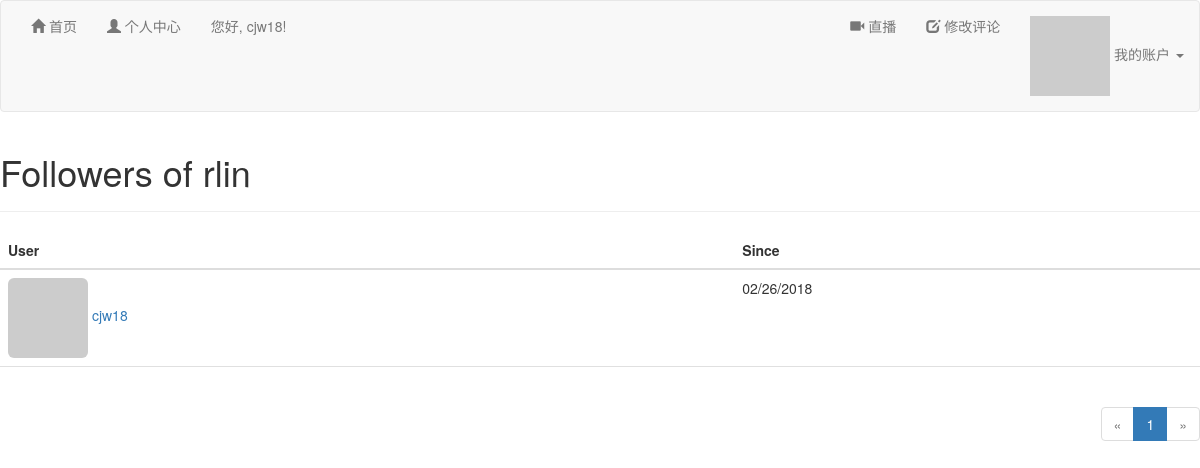
The app's page /followers/rlin (signed in) with its own data.
### app/models.py (models this page shows, shortened)
class User(UserMixin, db.Model):
    __tablename__ = 'users'
    id = db.Column(db.Integer, primary_key=True)
    email = db.Column(db.String(64), unique=True, index=True)
    username = db.Column(db.String(64), unique=True, index=True)
    role_id = db.Column(db.Integer, db.ForeignKey('roles.id'))
    password_hash = db.Column(db.String(128))
    confirmed = db.Column(db.Boolean, default=False)
    name = db.Column(db.String(64))
    location = db.Column(db.String(64))
    about_me = db.Column(db.Text())
    member_since = db.Column(db.DateTime(), default=datetime.utcnow)
    last_seen = db.Column(db.DateTime(), default=datetime.utcnow)
    avatar_hash = db.Column(db.String(32))
    posts = db.relationship('Post', backref='author', lazy='dynamic')
    followed = db.relationship('Follow',  # 被关注者
                               foreign_keys=[Follow.follower_id],
                               backref=db.backref('follower', lazy='joined'),
                               lazy='dynamic',
                               cascade='all, delete-orphan')
    followers = db.relationship('Follow',  # 关注者
                                foreign_keys=[Follow.followed_id],
                                backref=db.backref('followed', lazy='joined'),
                                lazy='dynamic',
                                cascade='all, delete-orphan')
    comments = db.relationship('Comment', backref='author', lazy='dynamic')
    def can(self, perm):
        r = self.role is not None and \
            (self.role.permissions & perm) == perm  # and self.role.has_permission(perm)
        return r
    def ping(self):
        self.last_seen = datetime.utcnow()
        db.session.add(self)
    def gravatar_hash(self):
        return hashlib.md5(self.email.lower().encode('utf-8')).hexdigest()
    def gravatar(self, size=100, default='identicon', rating='g'):
        url = 'https://secure.gravatar.com/avatar'
        hash = self.avatar_hash or self.gravatar_hash()
        return '{url}/{hash}?s={size}&d={default}&r={rating}'.format(
            url=url, hash=hash, size=size, default=default, rating=rating)
    @property
    def password(self):
        raise AttributeError('password is not a readable attribute')

class Follow(db.Model):
    __tablename__ = 'follows'
    follower_id = db.Column(db.Integer, db.ForeignKey('users.id'),
                            primary_key=True)
    followed_id = db.Column(db.Integer, db.ForeignKey('users.id'),
                            primary_key=True)
    timestamp = db.Column(db.DateTime, default=datetime.utcnow)

### app/main/views.py (the view)
@main.route('/followers/<username>')
def followers(username):
    user = User.query.filter_by(username=username).first()
    if user is None:
        flash('Invalid user.')
        return redirect(url_for('.index'))
    page = request.args.get('page', 1, type=int)
    pagination = user.followers.paginate(
        page, per_page=current_app.config['FLASKY_FOLLOWERS_PER_PAGE'],
        error_out=False)
    follows = [{'user': item.follower, 'timestamp': item.timestamp}
               for item in pagination.items]
    return render_template('followers.html', user=user, title="Followers of",
                           endpoint='.followers', pagination=pagination,
                           follows=follows)

### app/auth/views.py (called while the page is built)
@auth.before_app_request  # 在before_app_request处理程序中过滤未确认的账户
def before_request():
    if current_user.is_authenticated:
        current_user.ping()  # 刷新用户的最后访问时间
        if not current_user.confirmed \
                and request.endpoint \
                and request.blueprint != 'auth' \
                and request.endpoint != 'static':
            return redirect(url_for('auth.unconfirmed'))

### app/main/__init__.py (called while the page is built)
@main.app_context_processor  # 模板(templates)上下文处理器，这样做的话，在模板中可以访问Permission
def inject_permissions():
    return dict(Permission=Permission)

### app/models.py (called while the page is built)
@login_manager.user_loader
def load_user(user_id):
    return User.query.get(int(user_id))

### app/templates/followers.html (shortened to what this page needs)
{% extends "base.html" %}
{% import "_macros.html" as macros %}
{% block page_content %}
    <div class="page-header">
        <h1>{{ title }} {{ user.username }}</h1>
    </div>
    <table class="table table-hover followers">
        <thead>
        <tr>
            <th>User</th>
            <th>Since</th>
        </tr>
        </thead>
        {% for follow in follows %}
            {% if follow.user != user %}
                <tr>
                    <td>
                        <a href="{{ url_for('.user', username = follow.user.username) }}">
                            <img class="img-rounded" src="{{ follow.user.gravatar(size=32) }}">
                            {{ follow.user.username }}
                        </a>
                    </td>
                    <td>{{ moment(follow.timestamp).format('L') }}</td>
                </tr>
            {% endif %}
        {% endfor %}
    </table>
    <div class="pagination">
        {{ macros.pagination_widget(pagination, endpoint, username = user.username) }}
    </div>
{% endblock %}

### app/templates/base.html (shortened to what this page needs)
{% extends "bootstrap/base.html" %}
{% block head %}
    {{ super() }}
    <link rel="stylesheet" type="text/css" href="{{ url_for('static', filename='styles.css') }}">
{% endblock %}
{% block navbar %}
    <div class="navbar navbar-default" role="navigation">
        <div class="daohang-container">
            <div class="navbar-collapse collapse">
                <ul class="nav navbar-nav">
                    <li>
                        <a href="/"><span class="glyphicon glyphicon-home" aria-hidden="true"></span> 首页</a>
                    </li>
                    {% if current_user.is_authenticated %}
                        <li><a href="{{ url_for('main.user', username=current_user.username) }}"><span
                                class="glyphicon glyphicon-user" aria-hidden="true"></span> 个人中心</a></li>
                    {% endif %}
                    <li>
                        <a>您好, {% if current_user.is_authenticated %}{{ current_user.username }}{% else %}
                            球迷朋友{% endif %}!</a>
                    </li>
                </ul>
                <ul class="nav navbar-nav navbar-right">
                    <li><a href="https://www.24zbw.com/live/zuqiu/shijiebei/"><span
                            class="glyphicon glyphicon-facetime-video" aria-hidden="true"></span> 直播</a></li>
                    {% if current_user.can(Permission.MODERATE) %}
                        <li><a href="{{ url_for('main.moderate') }}"><span class="glyphicon glyphicon-edit"
                                                                           aria-hidden="true"></span> 修改评论</a></li>
                    {% endif %}
                    {% if current_user.is_authenticated %}
                        <li class="dropdown">
                            <a href="#" class="dropdown-toggle" data-toggle="dropdown">
                                <img src="{{ current_user.gravatar(size=18) }}">
                                我的账户 <b class="caret"></b>
                            </a>
                        </li>
                    {% else %}
                        <li><a href="{{ url_for('auth.login') }}">
                            <span class="glyphicon glyphicon-cloud-upload" aria-hidden="true"></span>
                            登录</a>
                        </li>
                    {% endif %}
                </ul>
            </div>
        </div>
    </div>
{% endblock %}
{% block content %}
    <div class="neirong-container">
        {% block page_content %}{% endblock %}
    </div>
{% endblock %}

### app/static/styles.css (style rules this page uses)
div.pagination { width: 100%; text-align: right; padding: 0px; margin: 0px; }
.table.followers tr { border-bottom: 1px solid #e0e0e0; }
.navbar { margin-bottom: 0px; }

### records on screen
User: username "cjw18", user.username "cjw18"
User: username "rlin"
Follow: timestamp "02/26/2018"

### other values on screen
{{ title }} "Followers of"
{{ p }} "1"
